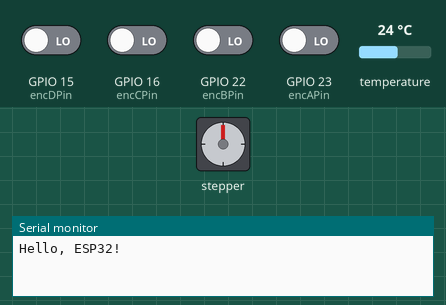
This program was run on a simulated ESP32. Parts: stepper motor, the last lines printed to the serial monitor. The test bench sets the inputs (shaded band); at power-on: GPIO 15 (encDPin), GPIO 16 (encCPin), GPIO 22 (encBPin), GPIO 23 (encAPin) LOW, temperature 24 °C. Stepper angles assume 200 steps per turn.

Above: at 0.05 s.
At 2.35 s:
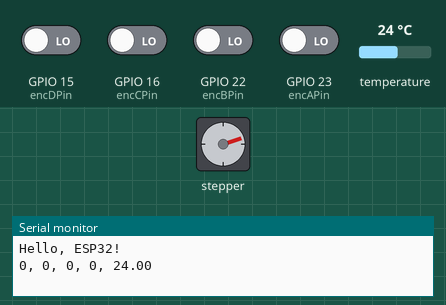
At 4.7 s:
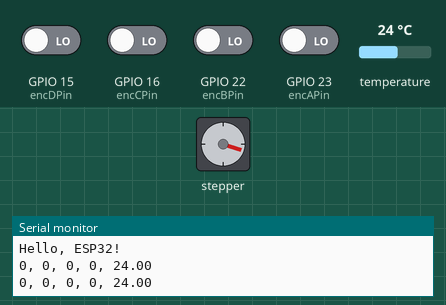
At 9.4 s:
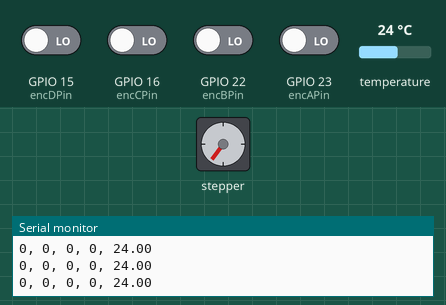
Timing chart, 0 to 12.2 s (numbered marks = the images above):
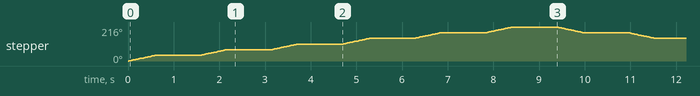

The program:

main.cpp
```cpp
/* Ejercicio entregable 101
 Deben de utilizar este archivo los alumnos con c>=5, d<5, u>=5
 siendo c, d y u las tres últimas cifras del DNI 22000cdu -W
 Sensor de temperatura y motor paso a paso con potenciometro
 Para cambiar la temperatura haz click sobre el anemometro durante la simulacion
 rellenar vuestro nombre y DNI
 NOMBRE ALUMNO: XXXXX
 DNI: XXXXX
 ENLACE WOKWI: XXXXXXXXXXX
*/

#include <Stepper.h>
#include <Arduino.h>
#include <OneWire.h>
#include <DallasTemperature.h>

Stepper myStepper(200, 14, 27, 26, 25);

const int encAPin = 23; // Pin para el canal A del encoder
const int encBPin = 22; // Pin para el canal B del encoder
const int encCPin = 16; // Pin para el canal C del encoder
const int encDPin = 15; // Pin para el canal D del encoder
const int tempPin = 4;  // Pin de datos del DS18B20 (OneWire)

OneWire oneWire(tempPin);
DallasTemperature sensors(&oneWire);

void setup()
{
  // put your setup code here, to run once:
  Serial.begin(115200);
  Serial.println("Hello, ESP32!");
  myStepper.setSpeed(10);
  pinMode(encAPin, INPUT);
  pinMode(encBPin, INPUT);
  pinMode(encCPin, INPUT);
  pinMode(encDPin, INPUT);
  sensors.begin();
}

void loop()
{
  // put your main code here, to run repeatedly:
  // Avanza de 0 a 100 en pasos de 20 y muestra lecturas en cada punto
  for (int pos = 0; pos <= 100; pos += 20)
  {
    myStepper.step(20);
    delay(200);

    sensors.requestTemperatures();
    const float tempC = sensors.getTempCByIndex(0);

    Serial.print(digitalRead(encAPin));
    Serial.print(", ");
    Serial.print(digitalRead(encBPin));
    Serial.print(", ");
    Serial.print(digitalRead(encCPin));
    Serial.print(", ");
    Serial.print(digitalRead(encDPin));
    Serial.print(", ");
    Serial.println(tempC);
  }

  // Retrocede de 100 a 0 en pasos de 20 y muestra lecturas en cada punto
  for (int pos = 100; pos >= 0; pos -= 20)
  {
    myStepper.step(-20);
    delay(200);

    sensors.requestTemperatures();
    const float tempC = sensors.getTempCByIndex(0);

    Serial.print(digitalRead(encAPin));
    Serial.print(", ");
    Serial.print(digitalRead(encBPin));
    Serial.print(", ");
    Serial.print(digitalRead(encCPin));
    Serial.print(", ");
    Serial.print(digitalRead(encDPin));
    Serial.print(", ");
    Serial.println(tempC);
  }
}
```
